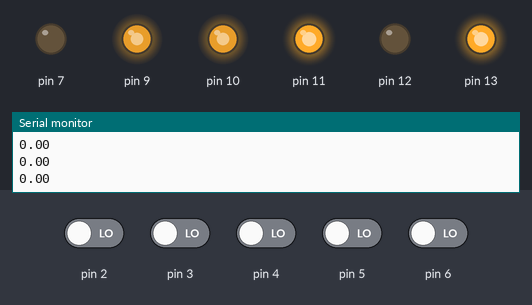
Recording of a sketch running on a simulated Arduino Uno, built with avr-gcc and run on an emulated ATmega328P. Shown: output pins drawn as LEDs (lit = HIGH), the last lines printed to the serial monitor. The inputs (shaded band) are chosen by the test bench; at power-on: pin 2–6 LOW.

Above: at 1.2 s.
1.3 s: pin 2 driven HIGH
At 2.5 s:
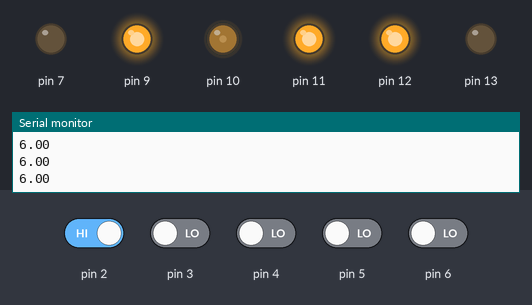
2.8 s: pin 3 driven HIGH and pin 4 driven HIGH
At 4.0 s:
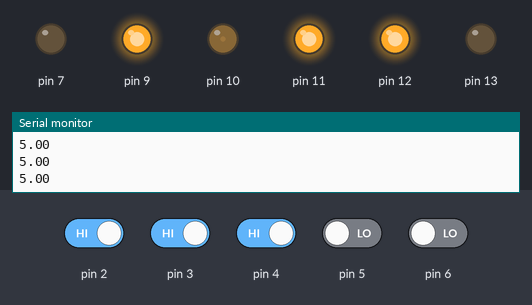
4.3 s: pin 6 driven HIGH
At 4.7 s:
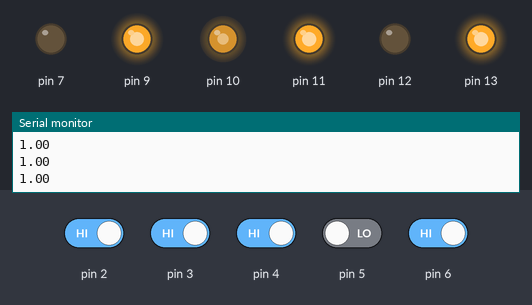
5.9 s: pin 4 driven LOW
At 7.1 s:
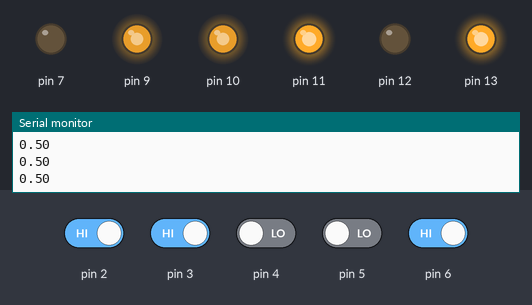
7.4 s: pin 6 driven LOW
At 8.4 s:
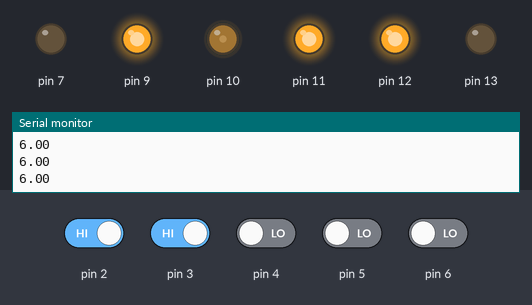
8.9 s: pin 2 driven LOW and pin 3 driven LOW and pin 4 driven HIGH and pin 5 driven HIGH and pin 6 driven HIGH
At 10.2 s:
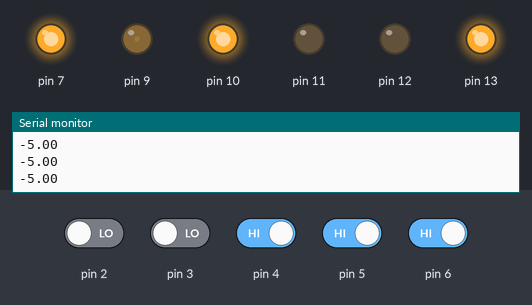
Timing chart, 0 to 11.4 s (numbered marks = the images above; inputs shaded):
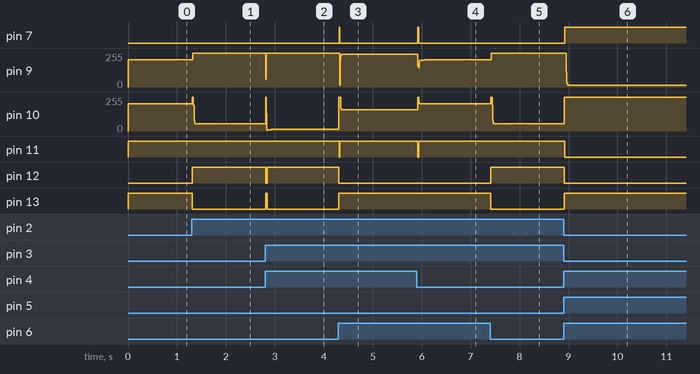

The sketch:

arduino_lf.ino
```cpp
double error;
double lastError;
double errorDiff;
double errorInt;

#define KP 17.00
#define KD 600.00
#define KI 0.00
#define baseSpeed 80.00
#define nearLineModifier 0.50

struct motor
{

  int motorControllerForwardPIN;
  int motorControllerBackwardPIN;
  int motorControllerSpeedPIN;
  int internalPower;
  int mappedPower;
  bool internalOrientation = 0;

  void setOrientation(bool orientation)
  {
    internalOrientation = orientation;
  }

  void setPins(int forwardPIN, int backwardPIN, int speedPWMPIN)
  {
    motorControllerForwardPIN = forwardPIN;
    motorControllerBackwardPIN = backwardPIN;
    motorControllerSpeedPIN = speedPWMPIN;
    pinMode(motorControllerForwardPIN, OUTPUT);
    pinMode(motorControllerBackwardPIN, OUTPUT);
    pinMode(motorControllerSpeedPIN, OUTPUT);
  }

  void setPower(int power)
  {
    power = constrain(power, -100, 100);
    mappedPower = power;
    if (internalOrientation)
      power *= -1;
    internalPower = map(abs(power), 0, 100, 0, 255);
    if (power < 0)
    {
      digitalWrite(motorControllerForwardPIN, LOW);
      digitalWrite(motorControllerBackwardPIN, HIGH);
    }
    else
    {
      digitalWrite(motorControllerBackwardPIN, LOW);
      digitalWrite(motorControllerForwardPIN, HIGH);
    }
    analogWrite(motorControllerSpeedPIN, internalPower);
  }
};

motor Right;
motor Left;

struct lineSensor
{
  bool leftValue;
  bool leftCenterValue;
  bool centerValue;
  bool rightCenterValue;
  bool rightValue;

  double globalLineValue = 0;
  String lineOutput;
  int lastGlobalLineValue = 0;
  int leftSensorPIN;
  int leftCenterSensorPIN;
  int centerSensorPIN;
  int rightCenterSensorPIN;
  int rightSensorPIN;

  void setPins(int left, int leftCenter, int center, int rightCenter, int right)
  {
    leftSensorPIN = left;
    leftCenterSensorPIN = leftCenter;
    centerSensorPIN = center;
    rightCenterSensorPIN = rightCenter;
    rightSensorPIN = right;
    pinMode(leftSensorPIN, INPUT);
    pinMode(leftCenterSensorPIN, INPUT);
    pinMode(centerSensorPIN, INPUT);
    pinMode(rightCenterSensorPIN, INPUT);
    pinMode(rightSensorPIN, INPUT);
  }

   void LineValueAnalyzer()
  {
     if (!noDetection())
      lastGlobalLineValue = globalLineValue;
    leftValue = !digitalRead(leftSensorPIN);
    leftCenterValue = !digitalRead(leftCenterSensorPIN);
    centerValue = !digitalRead(centerSensorPIN);
    rightCenterValue = !digitalRead(rightCenterSensorPIN);
    rightValue = !digitalRead(rightSensorPIN);
    lineOutput = (String)leftValue + (String)leftCenterValue + (String)centerValue + (String)rightCenterValue + (String)rightValue;
    //Serial.println(lineOutput);
    if (lineOutput == "10000")
    {
      globalLineValue = -6;//-5
    }
    else if (lineOutput == "11000")
    {
      globalLineValue = -5;//-3
    }
    else if (lineOutput == "01000")
    {
      globalLineValue = -2*nearLineModifier;
    }
    else if (lineOutput == "01100")
    {
      globalLineValue = -1*nearLineModifier;
    }
    else if (lineOutput == "00100")
    {
      globalLineValue = 0;
    }
    else if (lineOutput == "00110")
    {
      globalLineValue = 1*nearLineModifier;
    }
    else if (lineOutput == "00010")
    {
      globalLineValue = 2*nearLineModifier;
    }
    else if (lineOutput == "00011")
    {
      globalLineValue = 5;//3
    }
    else if (lineOutput == "00001")
    {
      globalLineValue = 6;//5
    }
    else if (lineOutput == "11100" || lineOutput == "11110"||lineOutput=="10100"||lineOutput=="10010")
    {
      globalLineValue = -6;
    }
    else if (lineOutput == "00111" || lineOutput == "01111"||lineOutput=="00101"||lineOutput=="01001")
    {
      globalLineValue = 6;
    }
    else if (lineOutput == "11111" || lineOutput == "01110"  || lineOutput=="01010")
    {
      globalLineValue = lastGlobalLineValue;
    }


  }

  bool noDetection()
  {
    leftValue = digitalRead(leftSensorPIN);
    leftCenterValue = digitalRead(leftCenterSensorPIN);
    centerValue = digitalRead(centerSensorPIN);
    rightCenterValue = digitalRead(rightCenterSensorPIN);
    rightValue = digitalRead(rightSensorPIN);
    if (leftValue == 1 && leftCenterValue == 1 && centerValue == 1 && rightCenterValue == 1 && rightValue == 1)
      return 1;
    else
      return 0;
  }

  int returnLineValue()
  {
    if (noDetection())
    {
      Serial.println(lastGlobalLineValue);
      return lastGlobalLineValue;
    }
    else
    {
      Serial.println(globalLineValue);
      return globalLineValue;
    }
  }

  void SerialLineAnalyzer(String command)
  {
    LineValueAnalyzer();

    if (command == "every sensor")
    {
      Serial.print(leftValue);
      Serial.print(" ");
      Serial.print(leftCenterValue);
      Serial.print(" ");
      Serial.print(centerValue);
      Serial.print(" ");
      Serial.print(rightCenterValue);
      Serial.print(" ");
      Serial.print(rightValue);
      Serial.print("\n");
    }
    if (command == "all")
    {
      Serial.print(leftValue);
      Serial.print(" ");
      Serial.print(leftCenterValue);
      Serial.print(" ");
      Serial.print(centerValue);
      Serial.print(" ");
      Serial.print(rightCenterValue);
      Serial.print(" ");
      Serial.print(rightValue);
      Serial.print("       ");
      Serial.print(globalLineValue);
      Serial.print(" ");
    }
    if (command == "value")
    {
      Serial.print(globalLineValue);
      Serial.print("\n");
    }
  }
};

lineSensor lineSensorModule;

void setup()
{
  Serial.begin(9600);
  Right.setOrientation(0);
  Left.setOrientation(1);
  Right.setPins(11, 7, 9);
  Left.setPins(12, 13, 10);
  lineSensorModule.setPins(2, 3, 4, 5, 6);
}

double output;

double PID(int input)
{

  error = error * 0.4 + input * 0.6;
  errorDiff = error - lastError;
  errorInt = constrain(error + errorInt, -20, 20);
  output = KP * error + KD * errorDiff + KI * errorInt;
  lastError = error;

  return output;
}

void loop()
{
  lineSensorModule.LineValueAnalyzer();

  Left.setPower(baseSpeed - PID(lineSensorModule.returnLineValue()));
  Right.setPower(baseSpeed + PID(lineSensorModule.returnLineValue()));
}
```

Measured:
- after the input at 1.3 s, pin 9: 204/255 → 255/255 at once; pin 10: 204/255 → 56/255 at once; pin 12: LOW → HIGH at once; pin 13: HIGH → LOW at once
- after the input at 2.8 s, pin 9: 255/255 → 58/255 at once, → 255/255 0.01 s later; pin 10: 56/255 → 10/255 at once, → 12/255 0.11 s later; pin 12: HIGH → LOW at once, → HIGH 0.04 s later; pin 13: LOW → HIGH at once, → LOW 0.04 s later
- after the input at 4.3 s, pin 7: LOW → HIGH at once, → LOW 0.01 s later; pin 9: 255/255 → 244/255 at once, → 247/255 0.11 s later; pin 10: 12/255 → 160/255 at once; pin 11: HIGH → LOW at once, → HIGH 0.01 s later; pin 12: HIGH → LOW at once
- after the input at 5.9 s, pin 7: LOW → HIGH at once, → LOW 0.01 s later; pin 9: 247/255 → 201/255 at once, → 204/255 0.12 s later; pin 10: 160/255 → 204/255 at once; pin 11: HIGH → LOW at once, → HIGH 0.01 s later
- after the input at 7.4 s, pin 9: 204/255 → 255/255 at once; pin 10: 204/255 → 56/255 at once; pin 12: LOW → HIGH at once; pin 13: HIGH → LOW at once
- after the input at 8.9 s, pin 7, pin 13: LOW → HIGH at once; pin 9: 255/255 → 12/255 after 0.05 s; pin 10: 56/255 → 255/255 at once; pin 11, pin 12: HIGH → LOW at once
